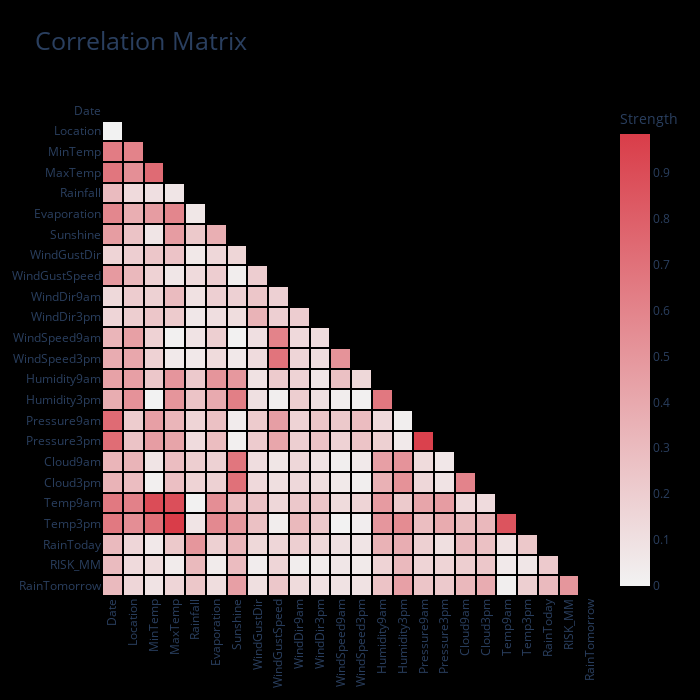

The cell this chart's notebook holds for it:
### Markdown cell above
## Show categorical features
**WARNING**: When using categorical features, the matrix represents strength of association (i.e. in the scale [0, 1]). This is because it is hard to define the meaning of a *negative association* involving a categorical feature.

### Code cell
correlation_matrix(df, categorical=True)

### Figure 1 — Plotly figure (JSON) as saved in the notebook; plotly's stock layout.template omitted (floating-point values rounded to 4 significant figures; data arrays with more than 128 entries replaced by an {"elided": "..."} marker saying what was removed)
{"data": [{"colorbar": {"title": {"text": "Strength"}}, "colorscale": [[0, "rgb(242.0, 242.0, 242.0)"], [0.003623, "rgb(242, 242, 242)"], [1, "rgb(217.3859497570792, 60.84059021210298, 72.65533432870495)"]], "connectgaps": false, "type": "heatmap", "x": ["Date", "Location", "MinTemp", "MaxTemp", "Rainfall", "Evaporation", "Sunshine", "WindGustDir", "WindGustSpeed", "WindDir9am", "WindDir3pm", "WindSpeed9am", "WindSpeed3pm", "Humidity9am", "Humidity3pm", "Pressure9am", "Pressure3pm", "Cloud9am", "Cloud3pm", "Temp9am", "Temp3pm", "RainToday", "RISK_MM", "RainTomorrow"], "xgap": 2, "y": ["RainTomorrow", "RISK_MM", "RainToday", "Temp3pm", "Temp9am", "Cloud3pm", "Cloud9am", "Pressure3pm", "Pressure9am", "Humidity3pm", "Humidity9am", "WindSpeed3pm", "WindSpeed9am", "WindDir3pm", "WindDir9am", "WindGustSpeed", "WindGustDir", "Sunshine", "Evaporation", "Rainfall", "MaxTemp", "MinTemp", "Location", "Date"], "ygap": 2, "z": {"elided": "24x24 float values"}}], "layout": {"autosize": false, "height": 700, "paper_bgcolor": "rgb(0,0,0,0)", "plot_bgcolor": "rgb(0,0,0,0)", "title": {"font": {"size": 25}, "text": "Correlation Matrix"}, "width": 700, "xaxis": {"automargin": true, "autorange": true, "range": [-0.5, 23.5], "showgrid": false, "tickangle": -90, "ticks": "", "type": "category"}, "yaxis": {"automargin": true, "autorange": true, "range": [-0.5, 23.5], "showgrid": false, "ticks": "", "type": "category"}}}
